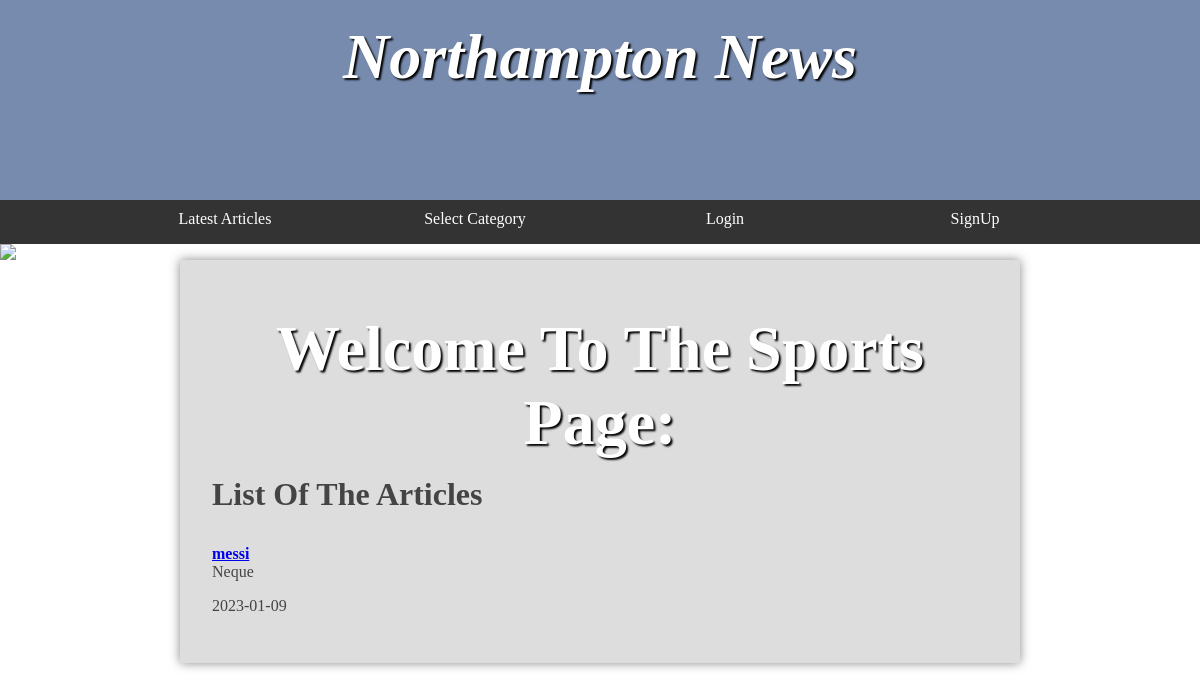
Screenshot of /view_category.php?id=1 with the database file from the repository.
### tables this page shows
CREATE TABLE `category` (
  `id` int NOT NULL,
  `name` varchar(255) NOT NULL
);

CREATE TABLE `article` (
  `id` int NOT NULL,
  `title` varchar(255) NOT NULL,
  `description` varchar(255) NOT NULL,
  `category_fk` int NOT NULL,
  `posted_on` date NOT NULL
);

### public/view_category.php (the view, shortened to what this page needs)
<?php
require '../layout/header.php';
require '../db/connection.php';
if(isset($_GET['id'])){
    $db = $database->prepare("SELECT * FROM category WHERE id=:id");
    $db->execute($_GET);
    $category = $db->fetch();
   }?>
<main>
			<article>
				<h1>Welcome To The <?php echo $category['name']; ?> Page:</h1>
				<p><h2>List Of The Articles</h2></p>
				<?php
                if(isset($_GET['id'])){
                     $db = $database->prepare("SELECT * FROM article WHERE category_fk=:id");
                     $db->execute($_GET);
                    }?>
            <?php while ($article = $db->fetch()) { ?>
                <h4><?php echo "<a href='../user/login.php?id=".$article['id']."'>"; ?>
                    <?php echo $article["title"]; ?></a></h4>
                    <p><?php echo $article["description"];?></p>
                    <p><?php echo $article["posted_on"];}?></p>
			</article>
		</main>

### css/styles.css (style rules this page uses)
* { margin: 0; padding: 0; }
html { font-family: 'Oxygen-Regular', times, verdana, sans-serif; }
body { background-color: #fff; }
h1 { font-size:4em; color: white; text-align: center; padding-top: 20px; text-shadow: 2px 2px 2px #000; }
main { min-height: 50vh; background-color: #ddd; width: 70vw; display: block; margin: auto; box-shadow: 0px 0px 10px #888; color:#444; }
main h2 { font-size:2em; }
p, li, h2 { margin-bottom: 1em; }
main { display: table; }
main > article { display: table-cell; padding: 2em; }

### rows the page displays
category: name "Sports"
article: title "messi", description "Neque", posted_on "2023-01-09"
